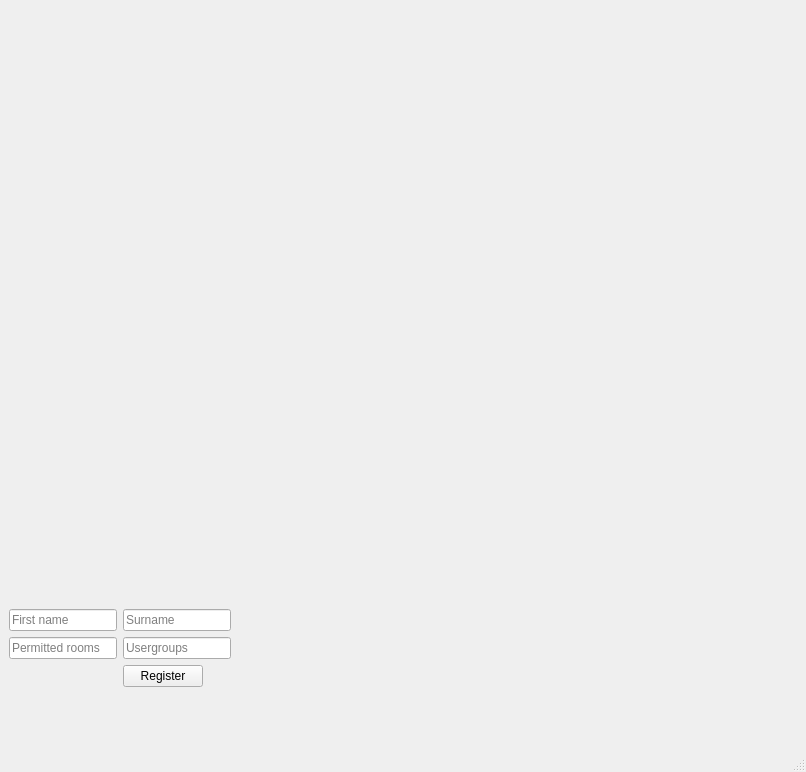
<?xml version="1.0" encoding="UTF-8"?>
<ui version="4.0">
 <class>MainWindow</class>
 <widget class="QMainWindow" name="MainWindow">
  <property name="geometry">
   <rect>
    <x>0</x>
    <y>0</y>
    <width>806</width>
    <height>772</height>
   </rect>
  </property>
  <property name="windowTitle">
   <string>MainWindow</string>
  </property>
  <property name="accessibleName">
   <string>First name</string>
  </property>
  <widget class="QWidget" name="centralwidget">
   <layout class="QVBoxLayout" name="verticalLayout">
    <item>
     <layout class="QFormLayout" name="formLayout">
      <property name="fieldGrowthPolicy">
       <enum>QFormLayout::FieldsStayAtSizeHint</enum>
      </property>
      <property name="bottomMargin">
       <number>600</number>
      </property>
     </layout>
    </item>
    <item>
     <layout class="QFormLayout" name="formLayout_3">
      <property name="fieldGrowthPolicy">
       <enum>QFormLayout::FieldsStayAtSizeHint</enum>
      </property>
      <item row="0" column="0">
       <widget class="QLineEdit" name="lineEdit_2">
        <property name="toolTipDuration">
         <number>-1</number>
        </property>
        <property name="placeholderText">
         <string>First name</string>
        </property>
       </widget>
      </item>
      <item row="0" column="1">
       <widget class="QLineEdit" name="lineEdit">
        <property name="placeholderText">
         <string>Surname</string>
        </property>
       </widget>
      </item>
      <item row="2" column="0">
       <widget class="QLineEdit" name="lineEdit_3">
        <property name="placeholderText">
         <string>Permitted rooms</string>
        </property>
       </widget>
      </item>
      <item row="2" column="1">
       <widget class="QLineEdit" name="lineEdit_4">
        <property name="placeholderText">
         <string>Usergroups</string>
        </property>
       </widget>
      </item>
      <item row="3" column="1">
       <widget class="QPushButton" name="pushButton">
        <property name="text">
         <string>Register</string>
        </property>
       </widget>
      </item>
     </layout>
    </item>
   </layout>
  </widget>
  <widget class="QMenuBar" name="menubar">
   <property name="geometry">
    <rect>
     <x>0</x>
     <y>0</y>
     <width>806</width>
     <height>22</height>
    </rect>
   </property>
  </widget>
  <widget class="QStatusBar" name="statusbar"/>
 </widget>
 <resources/>
 <connections/>
</ui>
